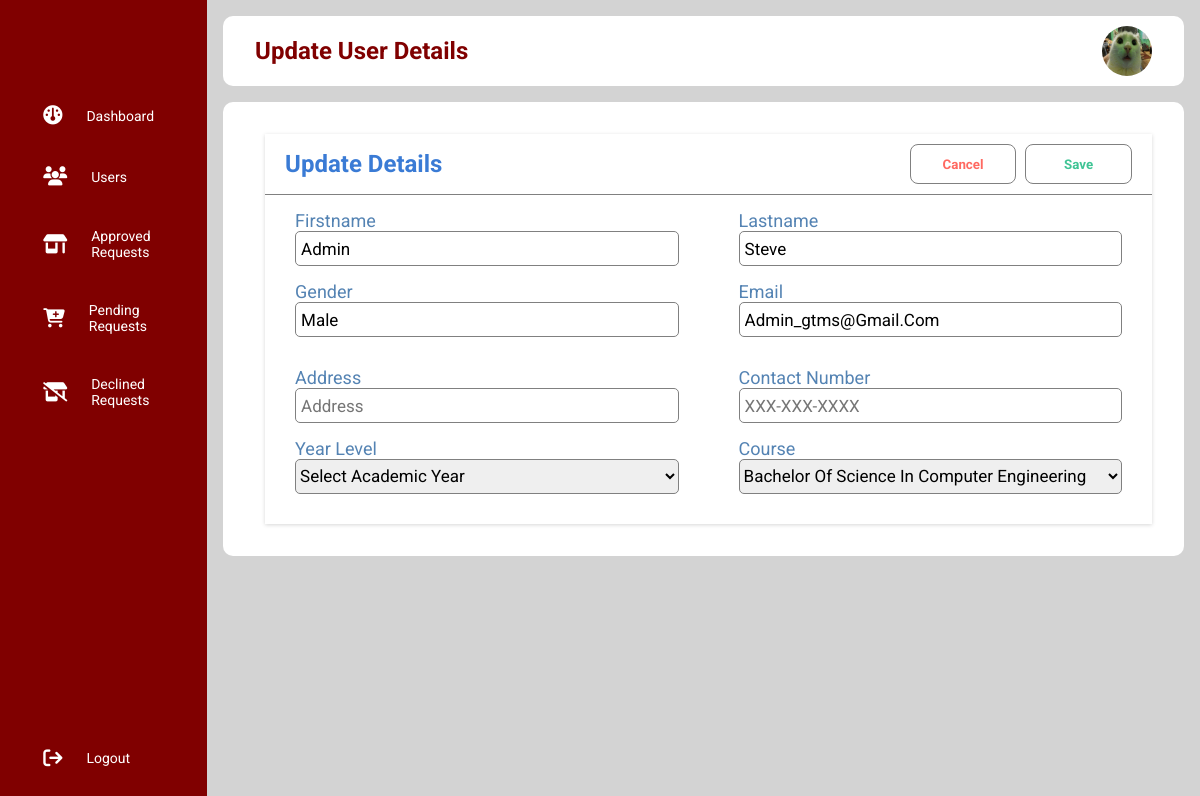
/admin/update_user.php?uid=2, run on the app's committed database.
### tables this page shows
CREATE TABLE `users` (
  `id` int(11) NOT NULL,
  `student_id` varchar(25) NOT NULL,
  `firstname` varchar(50) NOT NULL,
  `lastname` varchar(25) NOT NULL,
  `gender` varchar(10) NOT NULL,
  `email_address` varchar(50) NOT NULL,
  `password` varchar(255) NOT NULL,
  `contact_no` varchar(12) NOT NULL,
  `address` varchar(255) NOT NULL,
  `course` varchar(255) NOT NULL,
  `academic_year` varchar(255) NOT NULL,
  `access_level` varchar(25) NOT NULL,
  `image_profile` varchar(255) NOT NULL,
  `profile_status` varchar(50) NOT NULL,
  `created` timestamp NOT NULL DEFAULT current_timestamp(),
  `modified` datetime NOT NULL DEFAULT current_timestamp()
);

### object/user.php (called while the page is built, shortened)
<?php
class User {
	private $conn;
	private $table_name = "users";
	public $id;
	public function __construct($db) {
		$this->conn = $db;
	}
	function readOne(){
		$query = "SELECT
					firstname,
					lastname,
					student_id,
					image_profile,
					gender,
					email_address,
					contact_no,
					address,
					course,
					academic_year
				FROM
					" . $this->table_name . "
				WHERE
					id = ?
				LIMIT 0,1";
		$stmt = $this->conn->prepare($query);
		$stmt->bindParam(1, $this->id);
		$stmt->execute();
		$row = $stmt->fetch(PDO::FETCH_ASSOC);
		$this->firstname = $row['firstname'];
		$this->lastname =  $row['lastname'];
		$this->gender =  $row['gender'];
		$this->email_address =  $row['email_address'];
		$this->contact_no =  $row['contact_no'];
		$this->address =  $row['address'];
		$this->course =  $row['course'];
	}
}
?>

### object/course.php (called while the page is built, shortened)
<?php
class Course{
    private $conn;
    private $table_name = "courses";
    public function __construct($db){
        $this->conn = $db;
    }
    function read(){
        $query = "SELECT
                    id, name
                FROM
                    " . $this->table_name . "
                ORDER BY
                    name";
        $stmt = $this->conn->prepare($query);
        $stmt->execute();
        return $stmt;
    }
}
?>

### admin/update_user.php (the view, shortened to what this page needs)
<?php
$id = isset($_GET['uid']) ? $_GET['uid'] : die('Error: ID not Found');
include_once '../object/user.php';
include_once '../object/course.php';
$database = new Database();
$db = $database->getConnection();
$user = new User($db);
$course = new Course($db);
$user->id = $id;
$user->readOne();
include_once 'sidebar.php';
include_once "layout_head.php";
?>
<div class="panel_container" id="profile-container">
    <div class="panel_wrapper">
        <form class="account" action="<?php echo htmlspecialchars($_SERVER["PHP_SELF"]) . "?uid={$id}";; ?>" method="POST" enctype="multipart/form-data">
            <div class="account_header">
                <h1 class="account_title">Update Details</h1>
                <div class="btn_container">
                    <button class="btn_cancel">Cancel</button>
                    <button class="btn_save">Save</button>
                </div>
            </div>
            <div class="account_edit">
                <div class="input_container">
                    <label>Firstname</label>
                    <input type="text" name="firstname" placeholder="Firstname" value="<?php echo $user->firstname;?>"required>
                </div>
                <div class="input_container">
                    <label>Lastname</label>
                    <input type="text" name="lastname" placeholder="Lastname" value="<?php echo $user->lastname;?>"required>
                </div>
            </div>
            <div class="account_edit">
                <div class="input_container">
                <label>Gender</label>
                <input type="text" name="gender" placeholder="Gender" value="<?php echo $user->gender;?>" required>
                </div>
                <div class="input_container">
                    <label>Email</label>
                    <input type="text" name="email_address" placeholder="Email" value="<?php echo $user->email_address;?>" required>
                </div>
            </div>
            <div class="account_edit">
                <div class="input_container">
                    <label>Address</label>
                    <input type="text" name="address" placeholder="Address" value="<?php echo $user->address;?>">
                </div>
                <div class="input_container">
                    <label>Contact Number</label>
                    <input type="text" name="contact_no" placeholder="XXX-XXX-XXXX" value="<?php echo $user->contact_no;?>">
                </div>
            </div>
            <div class="account_edit">
                <div class="input_container">
                    <label>Year Level</label>
                    <?php
                        echo "<select name='academic_year'>";
                        echo "<option disabled selected>Select Academic Year</option>";
                        echo "</select>";
                    ?>
                </div>
                <div class="input_container">
                    <label>Course</label>
                    <?php
                    $stmt = $course->read();
                    echo "<select name='course'>";
                    while ($row_course = $stmt->fetch(PDO::FETCH_ASSOC)) {
                        $course_id = $row_course['id'];
                        $course_name = $row_course['name'];
                        if ($user->course==$course_id) {
                            echo "<option value='$course_id' selected>";
                        }else{
                            echo "<option value='$course_id'>";
                        }
                        echo "$course_name</option>";
                    }
                    echo "</select>";
                    ?>
                </div>
            </div>
        </form>
    </div>
</div>
<?php include_once 'layout_foot.php'; ?>

### libs/css/admin-style.css (style rules this page uses)
* { margin: 0; padding: 0; border: none; outline: none; box-sizing: border-box; font-family: Roboto; }
body { display: flex; }
.panel_container { background: white; padding: 2rem; border-radius: 10px; }
.panel_wrapper { display: flex; flex-wrap: wrap; gap: 1rem; }
.input_container { width: 100%; display: flex; flex-direction: column; margin: 0 30px;; }
.input_container label { color: #5483b3; font-size: 18px; }
.input_container input { height: 35px; border: 1.5px solid gray; border-radius: 5px; color: black; font-size: 17px; padding: 5px; }
.input_container select { height: 35px; border: 1.5px solid gray; border-radius: 5px; color: black; font-size: 17px; text-transform: capitalize; }
.account { flex: 2; width: 50%; margin-left: 10px; background-color: white; box-shadow: rgba(0, 0, 0, 0.16) 0px 1px 4px; height: auto; }
.account_header { display: flex; justify-content: space-between; align-items: center; padding: 10px; border-bottom: 1px solid gray; }
.account_title { font-size: 24px; color: #3a7bd5; font-weight: bold; margin-left: 10px; }
.btn_container { margin-right: 5px; }
.btn_cancel { width: 8em; height: 3em; cursor: pointer; border: 1px solid gray; border-radius: 0.5rem; color: #FF6961; font-weight: bold; margin-right: 5px; background-color: white; box-shadow: rgba(0, 0, 0, 0.1); transition-duration: 0.2s; }
.btn_save { width: 8em; height: 3em; cursor: pointer; border: 1px solid gray; border-radius: 0.5rem; color: #3fc495; font-weight: bold; margin-right: 5px; background-color: #fff; box-shadow: rgba(0, 0, 0, 0.1); transition-duration: 0.2s; }
.account_edit { display: flex; justify-content: space-between; margin: 15px 0; }
.input_container input { height: 35px; border: 1.5px solid gray; border-radius: 5px; color: black; font-size: 17px; padding: 5px; text-transform: capitalize; }

### data on the page
users: firstname "Admin", lastname "Steve", gender "Male", email_address "admin_gtms@gmail.com"

### other printed values
$page_title "Update User Details"
form field course "Bachelor of Science in Computer Engineering"
